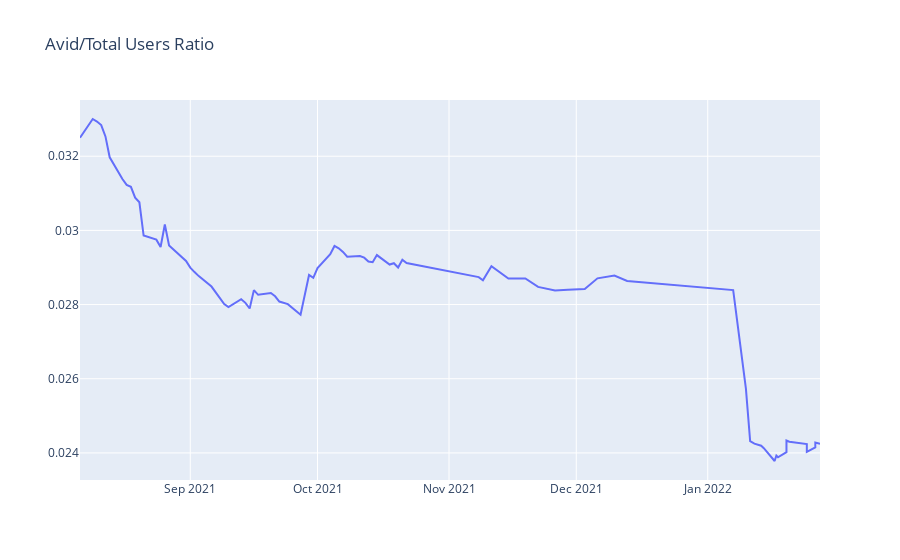

The notebook cell this image was saved under:
### Code cell
fig = go.Figure()
fig.add_trace(go.Scatter(x=df["date_time"], y=df["avid_users"]/df["total_users"], name="avid/total users ratio"))
fig.update_layout(title_text="Avid/Total Users Ratio")
#fig.write_image("../images/avidTotalRatio-2022Jan17.png")
